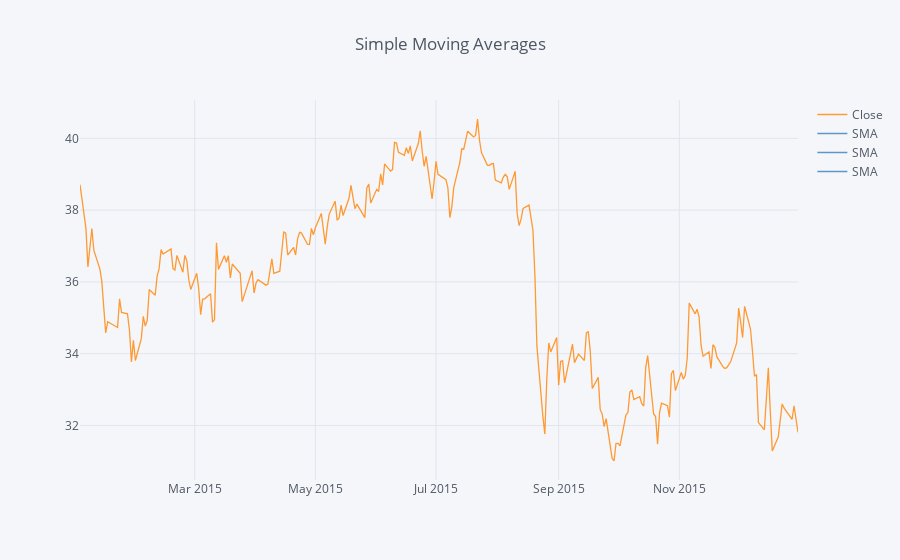

Write notebook code for a chart like this one.
### Markdown cell above
** Let's use .ta_plot(study='sma') to create a Simple Moving Averages plot of Morgan Stanley for the year 2015.**

### Code cell
MS['Close'].loc['2015-01-01':'2016-01-01'].ta_plot(study='sma',periods=[13,21,55],title='Simple Moving Averages')

### Figure 1 — Plotly figure (JSON) as saved in the notebook; plotly's stock layout.template omitted (floating-point values rounded to 4 significant figures; data arrays with more than 128 entries replaced by an {"elided": "..."} marker saying what was removed)
{"data": [{"line": {"color": "rgba(255, 153, 51, 1.0)", "dash": "solid", "width": 1.3}, "mode": "lines", "name": "Close", "text": "", "type": "scatter", "x": {"elided": "252 str values"}, "y": {"elided": "252 float values"}}, {"line": {"color": "rgba(55, 128, 191, 0.79999999999999982)", "dash": "solid", "width": 1.3}, "mode": "lines", "name": "SMA", "text": "", "type": "scatter", "x": {"elided": "252 str values"}, "y": {"elided": "252x3 mixed values"}}, {"line": {"color": "rgba(55, 128, 191, 0.79999999999999982)", "dash": "solid", "width": 1.3}, "mode": "lines", "name": "SMA", "text": "", "type": "scatter", "x": {"elided": "252 str values"}, "y": {"elided": "252x3 mixed values"}}, {"line": {"color": "rgba(55, 128, 191, 0.79999999999999982)", "dash": "solid", "width": 1.3}, "mode": "lines", "name": "SMA", "text": "", "type": "scatter", "x": {"elided": "252 str values"}, "y": {"elided": "252x3 mixed values"}}], "layout": {"legend": {"bgcolor": "#F5F6F9", "font": {"color": "#4D5663"}}, "paper_bgcolor": "#F5F6F9", "plot_bgcolor": "#F5F6F9", "title": "Simple Moving Averages", "titlefont": {"color": "#4D5663"}, "xaxis1": {"gridcolor": "#E1E5ED", "showgrid": true, "tickfont": {"color": "#4D5663"}, "title": "", "titlefont": {"color": "#4D5663"}, "zerolinecolor": "#E1E5ED"}, "yaxis1": {"gridcolor": "#E1E5ED", "showgrid": true, "tickfont": {"color": "#4D5663"}, "title": "", "titlefont": {"color": "#4D5663"}, "zerolinecolor": "#E1E5ED"}}}
